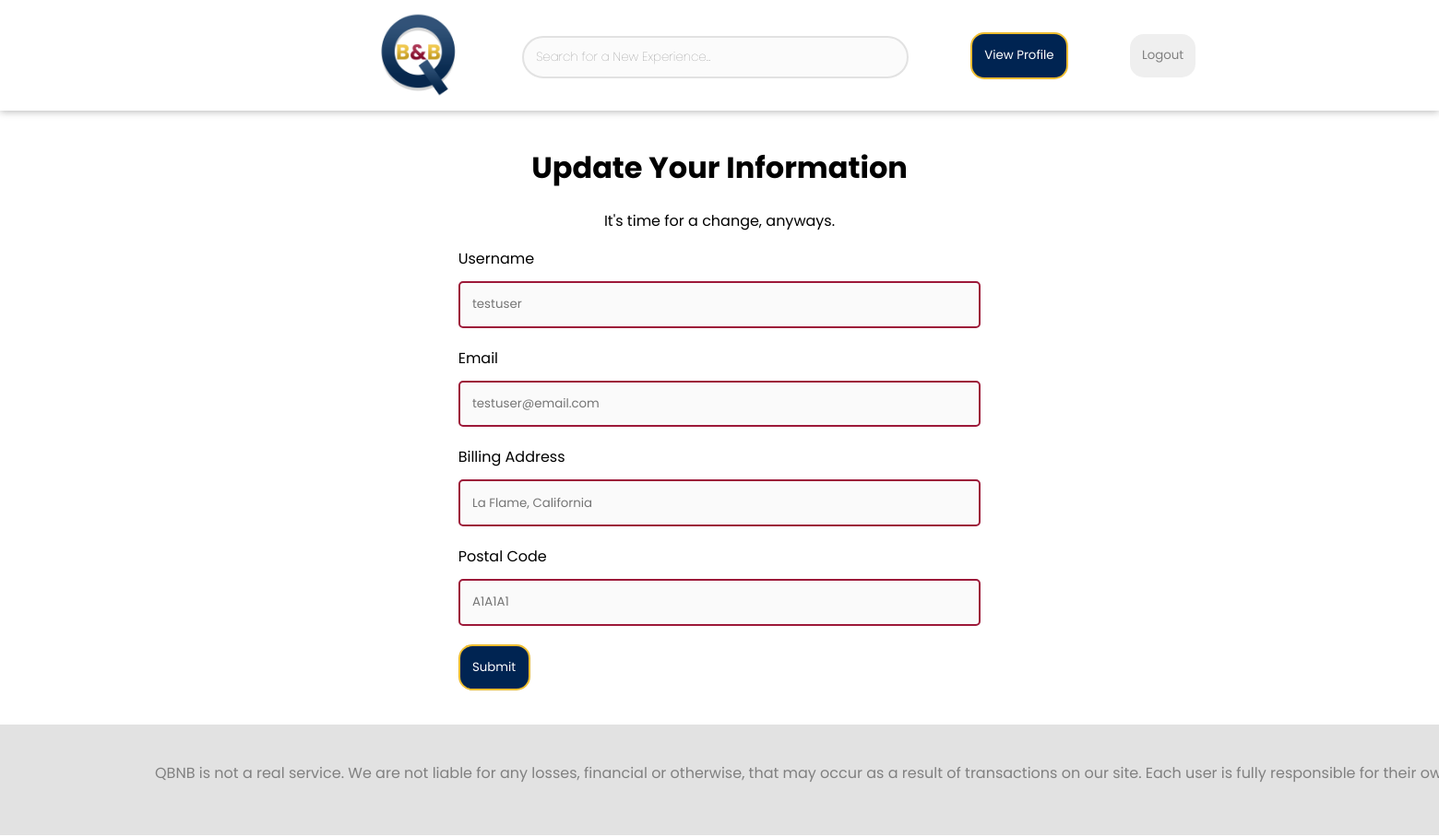
Screenshot of /update/2 (signed in) with the database file from the repository.
### qbnb/models.py (models this page shows, shortened)
class User(UserMixin, db.Model):
    __tablename__ = 'users'
    id = db.Column(db.Integer,
                   primary_key=True,
                   autoincrement=True,
                   unique=True)
    username = db.Column(db.String(80),
                         unique=True,
                         nullable=False)
    email = db.Column(db.String(120),
                      unique=True,
                      nullable=False)
    password = db.Column(db.String(120),
                         unique=False,
                         nullable=False)
    rating = db.Column(db.String(120),
                       unique=False,
                       nullable=False)
    propertyReview = db.Column(db.String(120),
                               unique=False,
                               nullable=True)
    userReview = db.Column(db.String(120),
                           unique=False,
                           nullable=True)
    balance = db.Column(db.Float,
                        nullable=False)
    billingAddress = db.Column(db.String(120),
                               unique=False,
                               nullable=False)
    postalCode = db.Column(db.String(6),
                           unique=False,
                           nullable=False)
    firstName = db.Column(db.String(15),
                          unique=False,
                          nullable=False)
    surname = db.Column(db.String(20),
                        unique=False,
                        nullable=False)
    authenticated = db.Column(db.Boolean,
                              default=False)

### qbnb/__main__.py (the view, shortened to what this page needs)
@app.route("/update/<id>", methods=['GET', 'POST'])
@login_required
def update_profile(id):
    user = db.session.query(User).get(id)  # Get profile id
    if request.method == 'GET':
        userData = {
            "username": user.username,
            "email": user.email,
            "billingAddress": user.billingAddress,
            "postalCode": user.postalCode,
            "firstName": user.firstName,
            "rating": user.rating,
            "propertyReviews": user.propertyReview,
            "userReviews": user.userReview,
            "balance": user.balance,
            "id": id
        }  # Get user data from database
        userInfo = get_info()  # Check if user is signed in
        return render_template('updateInfo.html',
                               userData=userData,
                               userInformation=userInfo[0],
                               user=userInfo[1])
    return redirect("/profile/" + str(id))  # Reload profile

### qbnb/__main__.py (called while the page is built)
@login_manager.user_loader
def load_user(id):
    return db.session.query(User).get(id)

def get_info():
    user = db.session.query(User).get(current_user.get_id())
    if user is None:
        return [None, False]
    else:
        return [user, True]

### qbnb/templates/updateInfo.html
{% extends 'base.html' %}
{% block body %}
<div class="changing-info-container">
    <div class="profile-header">
        <h1>Update Your Information</h1>
        <p>It's time for a change, anyways.</p>
    </div>
    <div class="login-container">
        <br>
        <form method="post">
            <label for="username" class="input-label">Username</label><br>
            <input type="text" minlength="4" class="textfield" name="username" pattern='^[A-Za-z0-9_-]*$' placeholder="{{ userData.username }}" title="Usernames cannot have special characters."value="{{ request.form['username'] }}"></input>
            <br>
            <label for="email" class="input-label">Email</label><br>
            <input type="text" minlength="4"class="textfield" name="email" placeholder="{{ userData.email }}" title="Enter a valid email." pattern="[a-z0-9._%+-]+@[a-z0-9.-]+\.[a-z]{2,4}$" value="{{ request.form['email'] }}"></input>
            <br>
            <label for="billingAddress" class="input-label">Billing Address</label><br>
            <input type="text" minlength="4" class="textfield" name="billingAddress" placeholder="{{ userData.billingAddress }}" value="{{ request.form['billingAddress'] }}"></input>
            <br>
            <label for="postalCode" class="input-label">Postal Code</label><br>
            <input type="text" minlength="6" maxlength=6 class="textfield" name="postalCode" placeholder="{{ userData.postalCode }}" title="Postal Codes can't contain special characters and must follow the Canadian Postal Code format." pattern='^([A-Za-z]\d[A-Za-z][-]?\d[A-Za-z]\d)' value="{{ request.form['postalCode'] }}"></input>
            <br>
            <button  class="standard-button" align="center" type="submit">Submit</button>
            <br><br>
        </form>
    </div>
</div>
{% endblock %}

### qbnb/static/styles.css (style rules this page uses)
body { font-family: 'Poppins', sans-serif; font-weight: normal; }
button { border: solid 4px rgb(157,25,57); font-family: 'Poppins', sans-serif; padding: 1em; margin-left: 5em; }
.changing-info-container { display: flex; justify-content: center; flex-grow: 1 1 200px; flex-direction: column; }
.login-container { display: flex; justify-content: center; flex-grow: 1 1 200px; flex-direction: row; }
.textfield { transition: all 250ms ease; border: solid 2px rgb(157,25,57); border-radius: 5px; padding: 1em; margin: 1.5vh 0 2.5vh 0; font-family: 'Poppins', sans-serif; background-color: #fafafafa; width: 40.2em; }
.profile-header { padding-top: -1vh; text-align: center; }
.standard-button { transition: all 250ms ease-in-out; background-color: rgb(0, 36, 82); color: white; min-width: 5em; margin-left: 0; border: solid 2px rgb(238,189,49); border-radius: 15px; }

### rows the page displays
User: username "testuser", email "testuser@email.com", billingAddress "La Flame, California", postalCode "A1A1A1"
